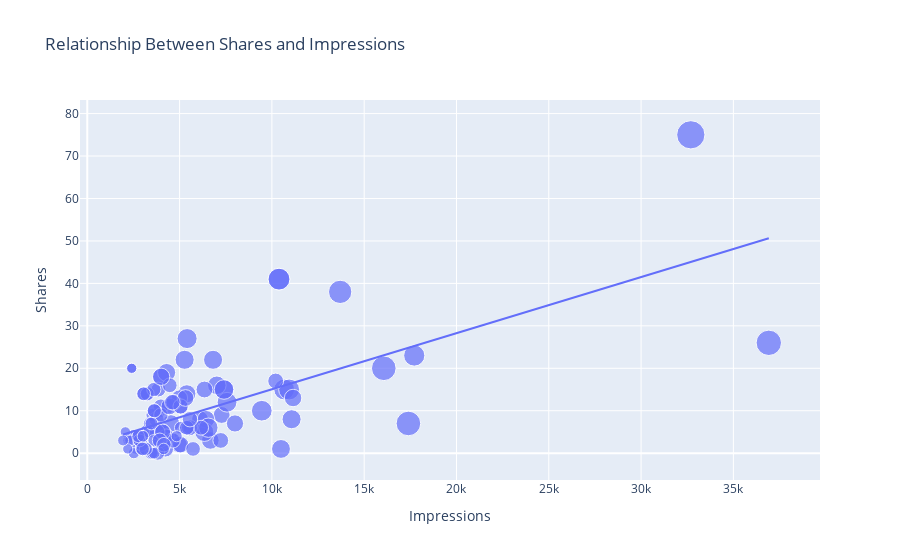

Notebook code cell kept with this figure:
### Code cell
figure = px.scatter(data_frame = df, x = "Impressions", y = "Shares", size = "Likes", 
                    trendline = "ols", title = "Relationship Between Shares and Impressions")
figure.show()
